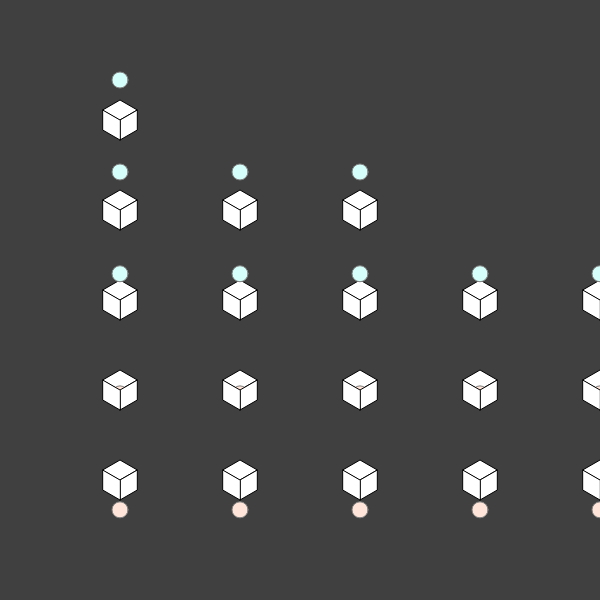
Frame 1 (no input)
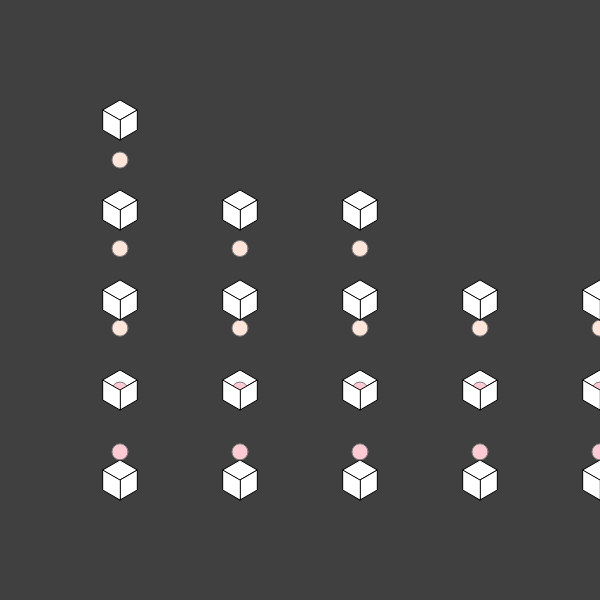
Frame 60 (no input)
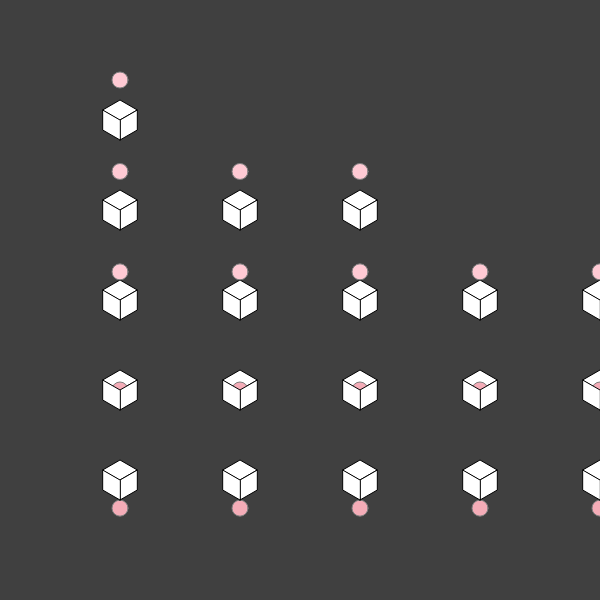
Frame 120 (the mouse pressed at the canvas centre since frame 60)

The p5.js sketch that drew these frames (run headless with seeded random() and noise() and a simulated clock; from frame 60 on, the mouse is pressed at the canvas centre):

// p5.js sketch
// ── sketch.js
const CANVAS_SIDE = 600;
const COLOR_PALETTE = [
    ["#264653", "#2A9C8F", "#E9C46A", "#F4A261", "#E76F51"], // vivid
    ["#d4fffa", "#FFE5D9", "#FFCAD4", "#F4ACB7", "#9D8189"], // pastel
],
    PALETTE_NUM = 1;

const CUBE_SIDE = CANVAS_SIDE / 30
let colorIndex = [0, 0, 0, 1, 1, 1, 1, 1, 1, 1, 1, 1, 1, 1, 1, 1]  // initial sphere color 
const DELAY = 10

chooseColor = (index) => {
    return COLOR_PALETTE[PALETTE_NUM][index]
}

updateColorIndex = (_frameCount, index) => {
    if ((_frameCount + 30) % 60 === 0) {
        colorIndex[index] = (_frameCount + 30) / 60 % 5
    }
}

updateSphereY = _frameCount => {
    const toHide = CUBE_SIDE / 2
    if (_frameCount > 120) {  // map to 0-120
        const n = parseInt(_frameCount / 120);
        _frameCount = (_frameCount - (120 * n))
    }
    const amplitude = CUBE_SIDE * 1.5 + toHide;

    if (_frameCount < 60) {
        return map(easeInOutCubic(_frameCount / 60), 0, 1, -amplitude, amplitude);  // down
    } else {
        return map(easeInOutCubic(_frameCount / 60 - 1), 0, 1, amplitude, -amplitude);  // up
    }
}

// acceleration until halfway, then deceleration
easeInOutCubic = t => {
    return t < 0.5 ? 4 * t * t * t : (t - 1) * (2 * t - 2) * (2 * t - 2) + 1;
}

drawCube = (x, y, _frameCount, i) => {
    push();
    translate(x, y);
    // top of cube
    fill(255)
    quad(
        0, 0,
        Math.cos(-PI / 6) * CUBE_SIDE, Math.sin(-PI / 6) * CUBE_SIDE,
        0, -CUBE_SIDE,
        Math.cos(PI - PI / 6) * CUBE_SIDE, (Math.sin(PI - PI / 6) * CUBE_SIDE - CUBE_SIDE),
    );

    drawSphere(_frameCount, i)
    // side surface
    quad(
        0, 0,
        Math.cos(-PI / 6) * CUBE_SIDE, Math.sin(-PI / 6) * CUBE_SIDE,
        Math.cos(-PI / 6) * CUBE_SIDE, (Math.sin(-PI / 6) * CUBE_SIDE) + CUBE_SIDE,
        0, CUBE_SIDE,
    );
    quad(
        0, 0,
        Math.cos(PI + PI / 6) * CUBE_SIDE, Math.sin(PI + PI / 6) * CUBE_SIDE,
        Math.cos(PI + PI / 6) * CUBE_SIDE, (Math.sin(PI + (PI / 6)) * CUBE_SIDE) + CUBE_SIDE,
        0, CUBE_SIDE,
    );
    pop()
}

drawSphere = (_frameCount, i) => {
    push()
    stroke(127)
    updateColorIndex(_frameCount, i)
    fill(color(chooseColor(colorIndex[i])))
    circle(0, updateSphereY(_frameCount), CUBE_SIDE * 0.8);
    pop()
}
// line up dire shape
drawLineUpCubes = (layerNum) => {
    const py = CANVAS_SIDE * 0.2; // padding Y
    const contentArea = CANVAS_SIDE - (py * 2);

    const rowNum = layerNum * 2 - 1;
    for (i = 0; i < rowNum; i++) {
        const rowCubes = i * 2 + 1;
        for (j = 0; j < rowCubes; j++) {
            const _frameCount = frameCount + i * DELAY
            drawCube((CANVAS_SIDE / rowNum) * (j + 1), (contentArea / (rowNum - 1)) * i + py, _frameCount, i);
        }
    }
}

setup = () => {
    createCanvas(CANVAS_SIDE, CANVAS_SIDE);
}

draw = () => {
    background(64);
    drawLineUpCubes(3)
}
